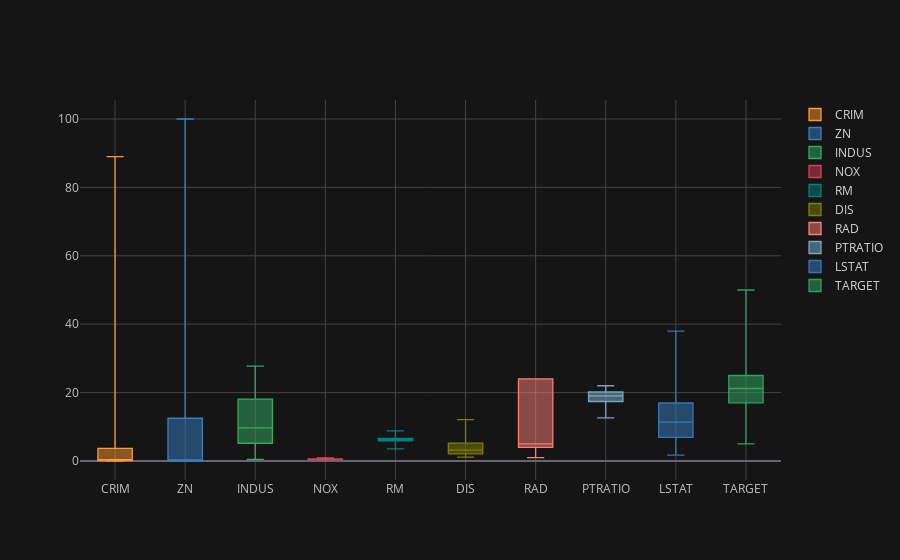

Source (notebook cell):
### Markdown cell above
#### Using plotly to plot the boxplot on describe DF as it gives better info than plotting on df directly

### Code cell
df.iplot(kind='box', theme='solar', bestfit=True, keys=[i for i in des.columns if i not in ['TAX', 'B', 'CHAS', 'AGE']])

### Figure 1 — Plotly figure (JSON) as saved in the notebook; plotly's stock layout.template omitted (floating-point values rounded to 4 significant figures; data arrays with more than 128 entries replaced by an {"elided": "..."} marker saying what was removed)
{"data": [{"boxpoints": false, "line": {"width": 1.3}, "marker": {"color": "rgba(255, 153, 51, 1.0)"}, "name": "CRIM", "orientation": "v", "type": "box", "y": {"elided": "506 float values"}}, {"boxpoints": false, "line": {"width": 1.3}, "marker": {"color": "rgba(55, 128, 191, 1.0)"}, "name": "ZN", "orientation": "v", "type": "box", "y": {"elided": "506 float values"}}, {"boxpoints": false, "line": {"width": 1.3}, "marker": {"color": "rgba(50, 171, 96, 1.0)"}, "name": "INDUS", "orientation": "v", "type": "box", "y": {"elided": "506 float values"}}, {"boxpoints": false, "line": {"width": 1.3}, "marker": {"color": "rgba(219, 64, 82, 1.0)"}, "name": "NOX", "orientation": "v", "type": "box", "y": {"elided": "506 float values"}}, {"boxpoints": false, "line": {"width": 1.3}, "marker": {"color": "rgba(0, 128, 128, 1.0)"}, "name": "RM", "orientation": "v", "type": "box", "y": {"elided": "506 float values"}}, {"boxpoints": false, "line": {"width": 1.3}, "marker": {"color": "rgba(128, 128, 0, 1.0)"}, "name": "DIS", "orientation": "v", "type": "box", "y": {"elided": "506 float values"}}, {"boxpoints": false, "line": {"width": 1.3}, "marker": {"color": "rgba(251, 128, 114, 1.0)"}, "name": "RAD", "orientation": "v", "type": "box", "y": {"elided": "506 int values"}}, {"boxpoints": false, "line": {"width": 1.3}, "marker": {"color": "rgba(128, 177, 211, 0.8999999999999999)"}, "name": "PTRATIO", "orientation": "v", "type": "box", "y": {"elided": "506 float values"}}, {"boxpoints": false, "line": {"width": 1.3}, "marker": {"color": "rgba(55, 128, 191, 0.8999999999999999)"}, "name": "LSTAT", "orientation": "v", "type": "box", "y": {"elided": "506 float values"}}, {"boxpoints": false, "line": {"width": 1.3}, "marker": {"color": "rgba(50, 171, 96, 0.8999999999999999)"}, "name": "TARGET", "orientation": "v", "type": "box", "y": {"elided": "506 float values"}}], "layout": {"legend": {"bgcolor": "#151516", "font": {"color": "#D9D9D9"}}, "paper_bgcolor": "#151516", "plot_bgcolor": "#151516", "title": {"font": {"color": "#D9D9D9"}}, "xaxis": {"gridcolor": "#434343", "showgrid": true, "tickfont": {"color": "#C2C2C2"}, "title": {"font": {"color": "#D9D9D9"}, "text": ""}, "zerolinecolor": "#666570"}, "yaxis": {"gridcolor": "#434343", "showgrid": true, "tickfont": {"color": "#C2C2C2"}, "title": {"font": {"color": "#D9D9D9"}, "text": ""}, "zerolinecolor": "#666570"}}}
